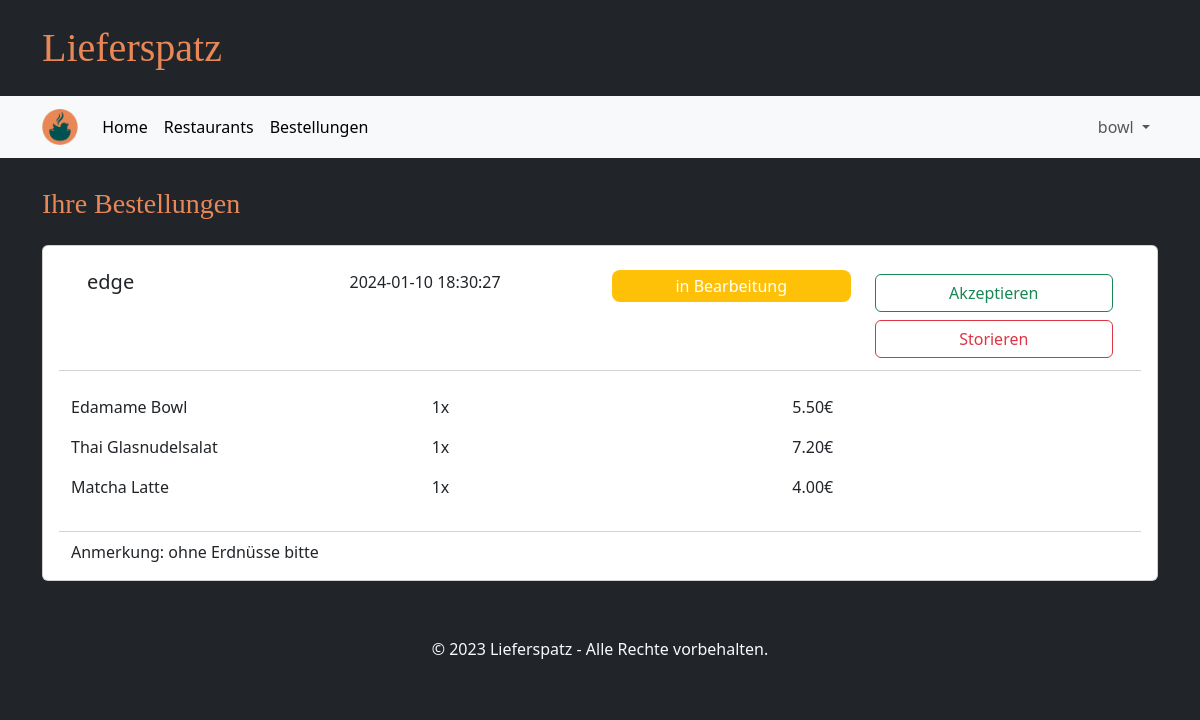
Screenshot of /orders (signed in) with the database file from the repository.
### tables this page shows
CREATE TABLE Bestellung(
            KUsername TEXT NOT NULL,
            GUsername TEXT NOT NULL,
            Eingangszeit TEXT NOT NULL,
            Anmerkung TEXT,
            Bestellstatus TEXT NOT NULL CHECK( Bestellstatus IN ('in Bearbeitung','in Zubereitung','storniert','abgeschlossen') )
        );

CREATE TABLE Item(
            Restaurant INTEGER,
            Name TEXT,
            Kategorie TEXT,
            IBeschreibung TEXT,
            Preis INTEGER,
            Deaktiviert INTEGER,
            PRIMARY KEY (Restaurant, Name),
            FOREIGN KEY (Restaurant) REFERENCES GeschaeftsAccount(username)
        );

CREATE TABLE bestellung_beinhaltet(
            Bestellung INTEGER NOT NULL,
            Itemname TEXT NOT NULL,
            Menge INTEGER NOT NULL
        );

### main.py (the view, shortened to what this page needs)
@app.route("/orders", methods=["GET", "POST"])
def order_page():
    if "user" in session:
        if "business" in session:
            orders = database.get_orders(session["user"], True)
            return render_template("orders_business.html", orders=orders)
        else:
            orders = database.get_orders(session["user"], False)
            return render_template("orders_customer.html", orders=orders)
    return redirect(url_for("login_customer_page"))

### database.py (called while the page is built)
def getData(sql, params = ()):
    dbcon = sqlite3.connect("instance/db.db")
    cursor = dbcon.cursor()
    cursor.execute(sql, params)
    return cursor

### templates/orders_business.html (shortened to what this page needs)
{% extends "base.html" %}
{% block heading %}Ihre Bestellungen{% endblock %}
{% block content %}
<div class="row g-4 mb-4">
  {% for status in ['in Bearbeitung', 'in Zubereitung', 'abgeschlossen/storniert'] %}
    {% for order in orders %}
      {% if order['orderstatus'] in status %}
        <div class="card">
        <div class="card-body">
          <div class="row card-header bg-transparent mb-4">
            <div class="col-3">
              <h5 class="card-title">{{ order['KUsername'] }}</h5>
            </div>
            <div class="col-3">
              <p class="card-text">{{ order['ordertime'].split('.')[0] }}</p>
            </div>
            <div class="col-3">
              <p class="card-text p-1 text-center rounded-3 text-white bg-{{
                'success' if order['orderstatus'] == 'in Zubereitung' else 'warning' if order['orderstatus'] == 'in Bearbeitung' else 'secondary'
                }}">{{ order['orderstatus'] }}</p>
            </div>
            <div class="col-3">
              {% if order['orderstatus'] == 'in Bearbeitung' %}
              <form method="POST">
                <button type="submit" class="btn btn-outline-success my-1 form-control">Akzeptieren</button>
              </form>
              <form method="POST">
                <button type="submit" class="btn btn-outline-danger my-1 form-control">Storieren</button>
              </form>
              {% endif %}
            </div>
          </div>
            {% for item in order['items'] %}
            <div class="row">
              <p class="card-text col">{{ item['name'] }}</p>
              <p class="card-text col">{{ item['amount'] }}x</p>
              <p class="card-text col">{{ "%.2f" | format(item['price']*item['amount']/100) }}€</p>
            </div>
            {% endfor %}
            <div class="row card-header bg-transparent mb-2"></div>
            <div class="card-text">
              Anmerkung: {{ order['comment'] }}
            </div>
        </div>
        </div>
      {% endif %}
    {% endfor %}
  {% endfor %}
</div>
{% endblock %}

### templates/base.html (shortened to what this page needs)
<!DOCTYPE html>
<html lang="de">
<head>
    <link rel="stylesheet" href="/static/style.css">
    <link href="{{ url_for('static', filename='bootstrap/css/bootstrap.min.css') }}" rel="stylesheet">
</head>
<body class="bg-dark">
    <div class="container my-4">
        <h1 class="brandfont">Lieferspatz</h1>
    </div>
    <nav class="navbar navbar-expand bg-body-tertiary sticky-top border-bottom border-5 border-dark">
        <div class="container">
          <a class="navbar-brand" href="#">
            <img src="{{ url_for('static', filename='ls_logo.png') }}" alt="..." height="36" />
          </a>
          <div class="collapse navbar-collapse" id="navbarSupportedContent">
            <ul class="navbar-nav me-auto mb-2 mb-lg-0">
              <li class="nav-item">
                <a class="nav-link active" aria-current="page" href="{{ url_for('start_page') }}">Home</a>
              </li>
              <li class="nav-item">
                <a class="nav-link active" aria-current="page" href="{{ url_for('restaurants_page') }}">Restaurants</a>
              </li>
              <li class="nav-item">
                <a class="nav-link active" aria-current="page" href="{{ url_for('order_page') }}">Bestellungen</a>
              </li>
            </ul>
            <ul class="navbar-nav mb-2 mb-lg-0">
              {% if session['user'] %}
              <li class="nav-item dropdown">
                <a class="nav-link dropdown-toggle" href="#" role="button" data-bs-toggle="dropdown" aria-expanded="false">
                  {{ session['user'] }}
                </a>
              </li>
              {% endif %}
            </ul>
          </div>
        </div>
    </nav>
    <div class="container mt-4">
        <h3 class="brandfont2">{% block heading %}{% endblock %}</h3>
    </div>
    <div class="container text-light px-4 py-3 ">
        {% block content %}{% endblock %}
    </div>
    <footer class="bg-dark text-light text-center py-3">
        <p>&copy; 2023 Lieferspatz - Alle Rechte vorbehalten.</p>
    </footer>
</body>
</html>

### static/style.css (style rules this page uses)
.brandfont { font-family: brandFont; color: #e98757; }
.brandfont2 { font-family: brandFont2; color: #e98757; }
.text-center { text-align: center; }

### rows the page displays
Bestellung: KUsername "edge", ordertime "2024-01-10 18:30:27", orderstatus "in Bearbeitung", comment "ohne Erdnüsse bitte"
Item: name "Edamame Bowl", amount "1", item['price']*item['amount']/100 "5.50"
Item: name "Thai Glasnudelsalat", amount "1", item['price']*item['amount']/100 "7.20"
Item: name "Matcha Latte", amount "1", item['price']*item['amount']/100 "4.00"

### other values shown
{{ session['user'] }} "bowl"
